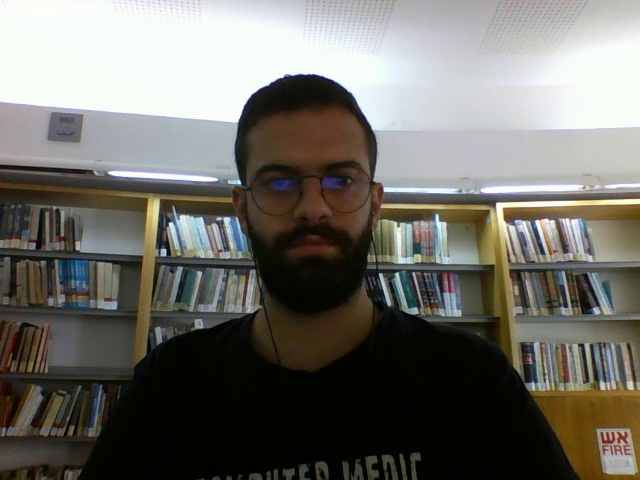
#> input picture frame 17 of Intro to CV/library_view.avi, 640 x 480 px
$ python display_video.py
#> lines starting #> are read from the running program, lines starting #| are printed output that depends on the picture
import numpy as np
import cv2 as cv


# [27 lines left out: function video_from_camera, not called in this run]


def video_from_file(name):
#> called with name = 'library_view'
    cap = cv.VideoCapture(f"{name}.avi")
    while cap.isOpened():
        ret, frame = cap.read()
#> frame is the input picture: shape (480, 640, 3); mean B, G, R 104.4, 110.5, 112.2
        # if frame is read correctly ret is True
        if not ret:
            print("Can't receive frame (stream end?). Exiting ...")
            break

        # Rotate the frame: 0 = 90 degree, 1 = 180 degree, 2 = 270 degree
        # frame = cv.rotate(frame, 3)

        # Vertical flip to the video
        # frame = cv.flip(frame, 0)

        gray = cv.cvtColor(frame, cv.COLOR_BGR2GRAY)
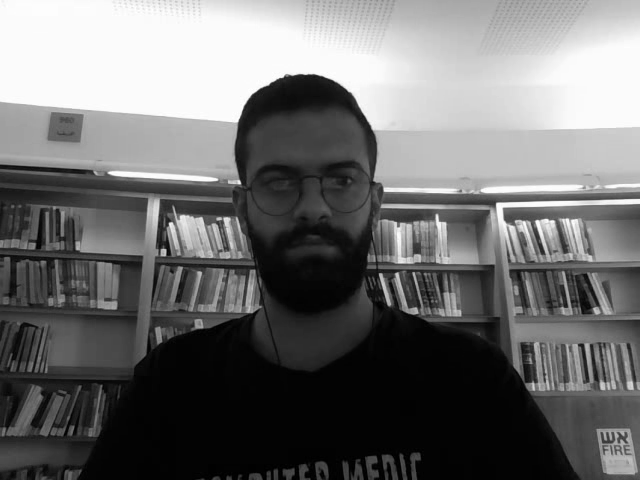
#> gray: shape (480, 640); min 0, max 255, mean 110.3
        cv.imshow('frame', gray)
        if cv.waitKey(25) == ord('q'):
#> (key q is pressed here)
            break
    cap.release()
    cv.destroyAllWindows()


# [22 lines left out: function save_video_from_camrea, not called in this run]


if __name__ == "__main__":
    # save_video_from_camrea(name='library_view')
    video_from_file(name='library_view')

$ run again, starting later in the video
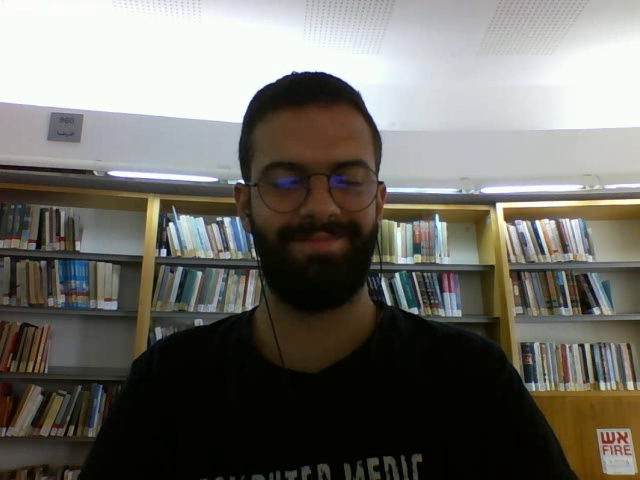
#> input picture frame 76 of Intro to CV/library_view.avi, 640 x 480 px
#> in video_from_file, frame is the input picture: shape (480, 640, 3); mean B, G, R 103.9, 110, 111.7
#> in video_from_file, `gray = cv.cvtColor(frame, cv.COLOR_BGR2GRAY)`:
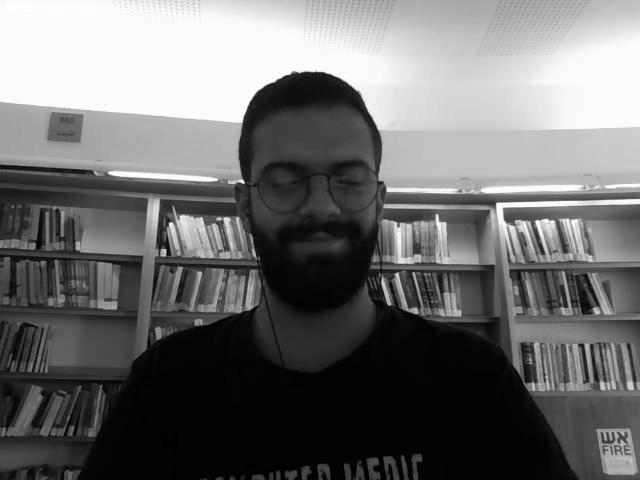
#> gray: shape (480, 640); min 0, max 255, mean 109.8

$ run again, starting later in the video
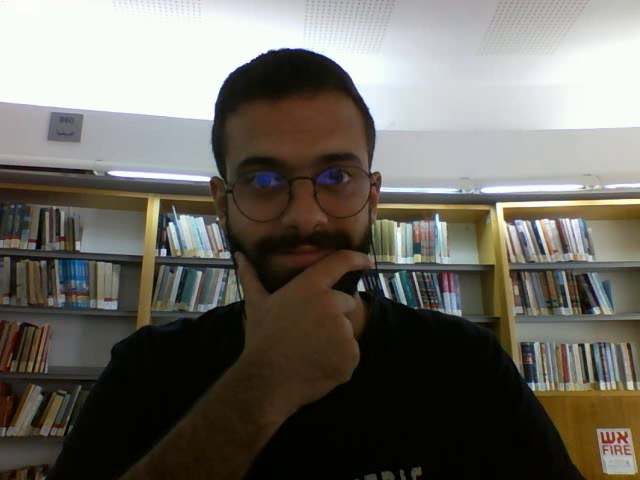
#> input picture frame 136 of Intro to CV/library_view.avi, 640 x 480 px
#> in video_from_file, frame is the input picture: shape (480, 640, 3); mean B, G, R 99.1, 106.2, 109.4
#> in video_from_file, `gray = cv.cvtColor(frame, cv.COLOR_BGR2GRAY)`:
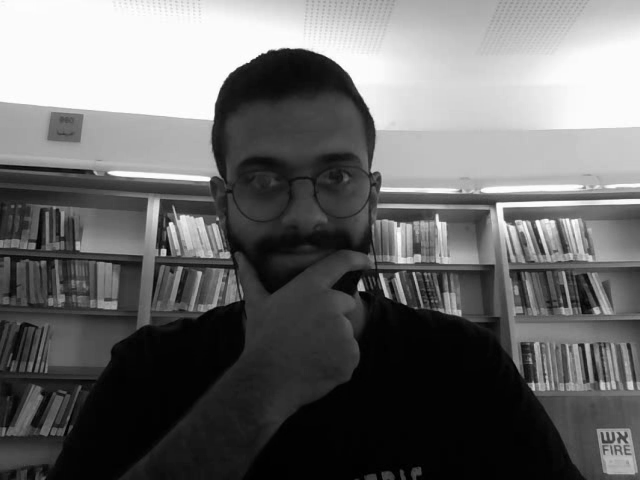
#> gray: shape (480, 640); min 0, max 255, mean 106.4
